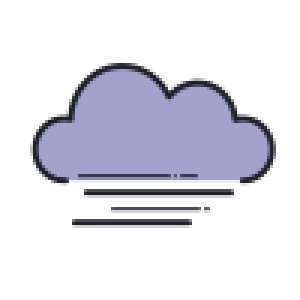
#> input picture update_stage/weather/climate/lv_img_weather_cloud.png, 100 x 100 px, found by its file name (shown 3 times larger); its folder holds only this picture in this run
$ python converter_clima.py
#> lines starting #> are read from the running program, lines starting #| are printed output that depends on the picture
### tools/converter_para_p4.py
# converter_para_p4.py - Execute este script no seu PC
import os
import struct
from PIL import Image

# Coloque o caminho para a pasta de aplicativos do seu T-Deck
APP_BASE_PATH = '/home/gabriel/Documents/tdeck/teste base/update_stage' # Caminho no seu PC

def convert_to_p4(bmp_path, p4_path):
    """Converte uma imagem para o formato P4 (4-bit com paleta RGB565)."""
    try:
        with Image.open(bmp_path) as img:
            # Garante que a imagem está no modo RGBA para ter canal alfa
#> img is the input picture: PIL image 100x100 RGBA; mean R, G, B, A 36.1, 36.3, 45.8, 65.8
            img = img.convert("RGBA")

            # Reduz a imagem para uma paleta de 15 cores + 1 cor para transparência
            # O Pillow tentará encontrar as 15 cores mais representativas
            quantized_img = img.quantize(colors=15, method=Image.FASTOCTREE)
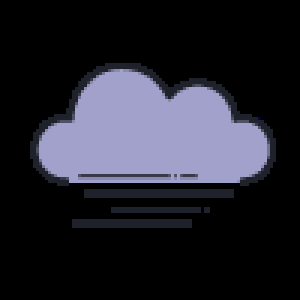
#> quantized_img: PIL image 100x100 P (shown 3 times larger); mean R, G, B 35.8, 36, 45.6

            # Extrai a paleta ANTES de converter para RGBA
            palette_rgba = quantized_img.getpalette()
#> palette_rgba = 45 values, max 205 at index 17, min 0 at index 30, mean 87.16
            if palette_rgba is None:
                raise ValueError("Não foi possível extrair a paleta da imagem quantizada.")
            # Garante que a paleta tenha 45 bytes (15 cores * 3), preenchendo com 0 se for menor
            palette_rgba.extend([0] * (45 - len(palette_rgba)))

            # Converte a imagem com paleta para RGBA para podermos ler as cores
            quantized_img = quantized_img.convert("RGBA")
#> quantized_img: PIL image 100x100 RGBA
            palette_rgb565 = bytearray(32) # 16 cores * 2 bytes/cor

            # A cor 0 da nossa paleta será a transparência (preto)
            palette_rgb565[0:2] = struct.pack('>H', 0x0000)

            # Preenche o resto da paleta
            color_map = {}
            for i in range(15):
                r, g, b = palette_rgba[i*3], palette_rgba[i*3+1], palette_rgba[i*3+2]

                # Converte para RGB565
                rgb565 = ((r & 0xF8) << 8) | ((g & 0xFC) << 3) | (b >> 3)

                # Armazena em Big Endian para o blit_buffer
                struct.pack_into('>H', palette_rgb565, (i + 1) * 2, rgb565)
                color_map[(r, g, b)] = i + 1
#> this loop made 15 passes
#> (r, g, b, rgb565) on passes 1 to 12: (161, 161, 203, 42265), (31, 33, 43, 6405), (29, 34, 44, 6405), (138, 138, 174, 35925), (56, 57, 73, 14793), (160, 160, 205, 42265), (79, 81, 102, 19084), (30, 32, 42, 6405), (30, 32, 42, 6405), (115, 116, 147, 29618), (0, 0, 85, 10), (63, 64, 82, 14858)
#> after the loop, color_map = 14 items

            # Cria os dados de pixel (índices de 4 bits)
            # Obter as dimensões da imagem
            width, height = quantized_img.size
#> width = 100; height = 100
            if (width * height) % 2 != 0:
                raise ValueError(f"A imagem {os.path.basename(bmp_path)} tem um número ímpar de pixels, o que não é suportado.")

            pixel_indices = bytearray(width * height // 2)

            pixels = list(quantized_img.getdata())
#> pixels = 10000 items, first 6: (0, 0, 0, 0), (0, 0, 0, 0), (0, 0, 0, 0), (0, 0, 0, 0), (0, 0, 0, 0), (0, 0, 0, 0)

            for i in range(0, len(pixels), 2):
                # Pixel 1
                r1, g1, b1, a1 = pixels[i]
                # Se a cor não for encontrada no mapa (pode acontecer por arredondamento), usa o índice 0 (transparente)
                idx1 = 0 if a1 < 128 else color_map.get((r1, g1, b1), 0)

                # Pixel 2
                r2, g2, b2, a2 = pixels[i+1]
                idx2 = 0 if a2 < 128 else color_map.get((r2, g2, b2), 0)

                # Empacota 2 pixels de 4 bits em 1 byte
                packed_byte = (idx1 << 4) | idx2
                pixel_indices[i // 2] = packed_byte
#> this loop made 5000 passes
#> i on passes 3 to 5: 4, 6, 8

            # Salva o arquivo .p4 final
            with open(p4_path, 'wb') as f_p4:
                # Escreve a largura e a altura como os dois primeiros bytes
                f_p4.write(bytes([width, height]))

                # Escreve a paleta e os dados dos pixels
                f_p4.write(palette_rgb565)
                f_p4.write(pixel_indices)

            print(f"  -> Convertido para {os.path.basename(p4_path)}")

    except Exception as e:
        print(f"  -> Falha ao converter {os.path.basename(bmp_path)}: {e}")

# --- Main ---
# [14 lines that do not run on import are left out]

### tools/converter_clima.py
# /home/gabriel/Documents/tdeck/teste base/tools/converter_clima.py

import os
from converter_para_p4 import convert_to_p4 # Reutiliza a função que já temos!

# Caminho para a pasta de imagens de clima no seu PC
CLIMATE_IMG_PATH = '/home/gabriel/Documents/tdeck/teste base/update_stage/weather/climate'

if __name__ == "__main__":
    print(f"Iniciando conversão de imagens de clima em: {CLIMATE_IMG_PATH}")
    if not os.path.exists(CLIMATE_IMG_PATH):
        print(f"ERRO: Diretório não encontrado: {CLIMATE_IMG_PATH}")
    else:
        for filename in os.listdir(CLIMATE_IMG_PATH):
            if filename.endswith('.png'):
                png_path = os.path.join(CLIMATE_IMG_PATH, filename)
                # O nome do arquivo .p4 será o mesmo, mas com a extensão trocada
                p4_path = os.path.join(CLIMATE_IMG_PATH, filename.replace('.png', '.p4'))
                print(f"Convertendo '{filename}'...")
                convert_to_p4(png_path, p4_path)
        print("Conversão de imagens de clima concluída.")

$ run again, on update_stage/weather/climate/lv_img_weather_rain.png
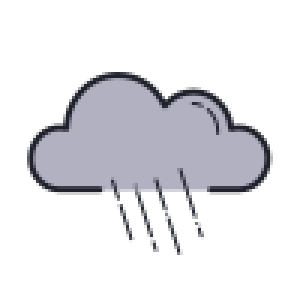
#> input picture update_stage/weather/climate/lv_img_weather_rain.png, 100 x 100 px, found by its file name (shown 3 times larger)
#> in convert_to_p4, img is the input picture: PIL image 100x100 RGBA; mean R, G, B, A 38.4, 38.4, 42.5, 63
#> in convert_to_p4, `quantized_img = img.quantize(colors=15, method=Image.FASTOCTREE)`:
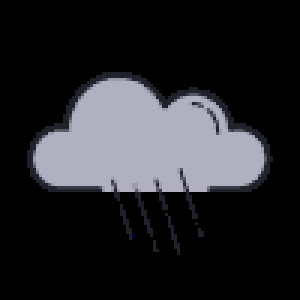
#> quantized_img: PIL image 100x100 P (shown 3 times larger); mean R, G, B 37.8, 37.7, 41.7
#> palette_rgba = 45 values, max 193 at index 5, min 0 at index 0, mean 92.67
#> the loop in convert_to_p4, `for i in range(15):` made 15 passes
#> (r, g, b, rgb565) on passes 1 to 8: (0, 0, 0, 0), (177, 176, 193, 46488), (32, 34, 44, 8453), (156, 155, 171, 40149), (30, 32, 42, 6405), (30, 32, 42, 6405), (88, 89, 101, 23244), (58, 59, 70, 14792)
#> after the loop in convert_to_p4, `for i in range(15):`: color_map = 14 items
#> pixels = 10000 items, first 6: (0, 0, 0, 0), (0, 0, 0, 0), (0, 0, 0, 0), (0, 0, 0, 0), (0, 0, 0, 0), (0, 0, 0, 0)
#> the loop in convert_to_p4, `for i in range(0, len(pixels), 2):` made 5000 passes
#> i on passes 3 to 5: 4, 6, 8

$ run again, on update_stage/weather/climate/lv_img_weather_snow.png
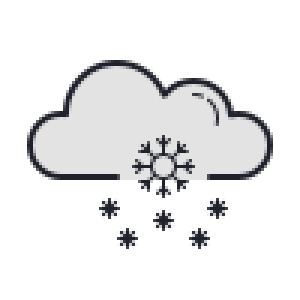
#> input picture update_stage/weather/climate/lv_img_weather_snow.png, 100 x 100 px, found by its file name (shown 3 times larger)
#> in convert_to_p4, img is the input picture: PIL image 100x100 RGBA; mean R, G, B, A 47.3, 47.5, 48.6, 65.6
#> in convert_to_p4, `quantized_img = img.quantize(colors=15, method=Image.FASTOCTREE)`:
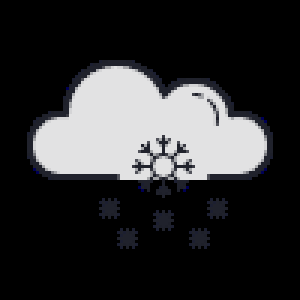
#> quantized_img: PIL image 100x100 P (shown 3 times larger); mean R, G, B 47.1, 47.3, 48.4
#> palette_rgba = 45 values, max 227 at index 44, min 0 at index 24, mean 95.56
#> the loop in convert_to_p4, `for i in range(15):` made 15 passes
#> (r, g, b, rgb565) on passes 1 to 8: (32, 34, 44, 8453), (166, 167, 170, 42293), (28, 31, 49, 6374), (212, 212, 214, 54970), (30, 32, 42, 6405), (30, 32, 42, 6405), (82, 83, 91, 21131), (57, 58, 67, 14792)
#> after the loop in convert_to_p4, `for i in range(15):`: color_map = 14 items
#> pixels = 10000 items, first 6: (0, 0, 0, 0), (0, 0, 0, 0), (0, 0, 0, 0), (0, 0, 0, 0), (0, 0, 0, 0), (0, 0, 0, 0)
#> the loop in convert_to_p4, `for i in range(0, len(pixels), 2):` made 5000 passes
#> i on passes 3 to 5: 4, 6, 8

$ run again, on update_stage/weather/climate/lv_img_weather_sun.png
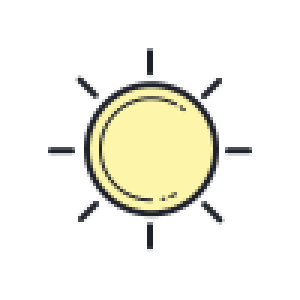
#> input picture update_stage/weather/climate/lv_img_weather_sun.png, 100 x 100 px, found by its file name (shown 3 times larger)
#> in convert_to_p4, img is the input picture: PIL image 100x100 RGBA; mean R, G, B, A 33.6, 32.7, 23.9, 44
#> in convert_to_p4, `quantized_img = img.quantize(colors=15, method=Image.FASTOCTREE)`:
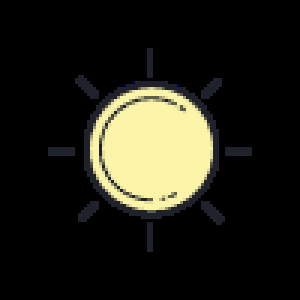
#> quantized_img: PIL image 100x100 P (shown 3 times larger); mean R, G, B 33.4, 32.5, 23.7
#> palette_rgba = 45 values, max 252 at index 42, min 0 at index 30, mean 93.78
#> the loop in convert_to_p4, `for i in range(15):` made 15 passes
#> (r, g, b, rgb565) on passes 1 to 8: (32, 34, 43, 8453), (32, 34, 45, 8453), (228, 221, 155, 59123), (94, 93, 78, 23273), (158, 154, 115, 40142), (30, 32, 42, 6405), (30, 32, 42, 6405), (186, 180, 130, 48560)
#> after the loop in convert_to_p4, `for i in range(15):`: color_map = 14 items
#> pixels = 10000 items, first 6: (0, 0, 0, 0), (0, 0, 0, 0), (0, 0, 0, 0), (0, 0, 0, 0), (0, 0, 0, 0), (0, 0, 0, 0)
#> the loop in convert_to_p4, `for i in range(0, len(pixels), 2):` made 5000 passes
#> i on passes 3 to 5: 4, 6, 8

$ run again, on update_stage/weather/climate/lv_img_weather_cloud_moon.png
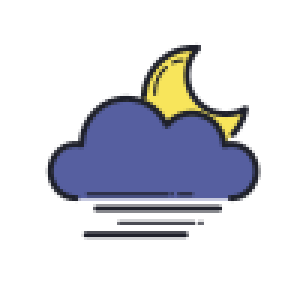
#> input picture update_stage/weather/climate/lv_img_weather_cloud_moon.png, 100 x 100 px, found by its file name (shown 3 times larger)
#> in convert_to_p4, img is the input picture: PIL image 100x100 RGBA; mean R, G, B, A 22.2, 23.3, 30.9, 61.4
#> in convert_to_p4, `quantized_img = img.quantize(colors=15, method=Image.FASTOCTREE)`:
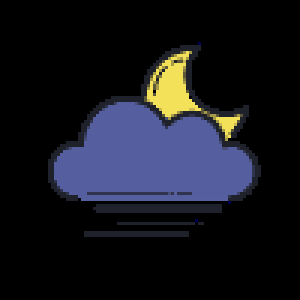
#> quantized_img: PIL image 100x100 P (shown 3 times larger); mean R, G, B 21.6, 22.7, 30.1
#> palette_rgba = 45 values, max 244 at index 9, min 0 at index 0, mean 82.87
#> in convert_to_p4, `quantized_img = quantized_img.convert("RGBA")`:
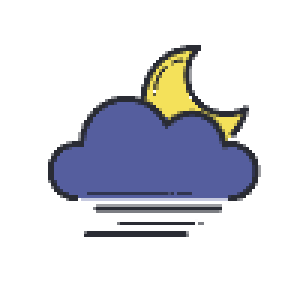
#> quantized_img: PIL image 100x100 RGBA (shown 3 times larger); mean R, G, B, A 21.6, 22.7, 30.1, 60.8; transparent parts drawn white
#> the loop in convert_to_p4, `for i in range(15):` made 15 passes
#> (r, g, b, rgb565) on passes 1 to 8: (0, 0, 0, 0), (85, 94, 158, 21235), (32, 34, 43, 8453), (244, 225, 90, 63243), (31, 33, 42, 6405), (30, 32, 42, 6405), (48, 52, 78, 12713), (87, 96, 159, 21267)
#> after the loop in convert_to_p4, `for i in range(15):`: color_map = 15 items
#> pixels = 10000 items, first 6: (0, 0, 0, 0), (0, 0, 0, 0), (0, 0, 0, 0), (0, 0, 0, 0), (0, 0, 0, 0), (0, 0, 0, 0)
#> the loop in convert_to_p4, `for i in range(0, len(pixels), 2):` made 5000 passes
#> i on passes 3 to 5: 4, 6, 8
